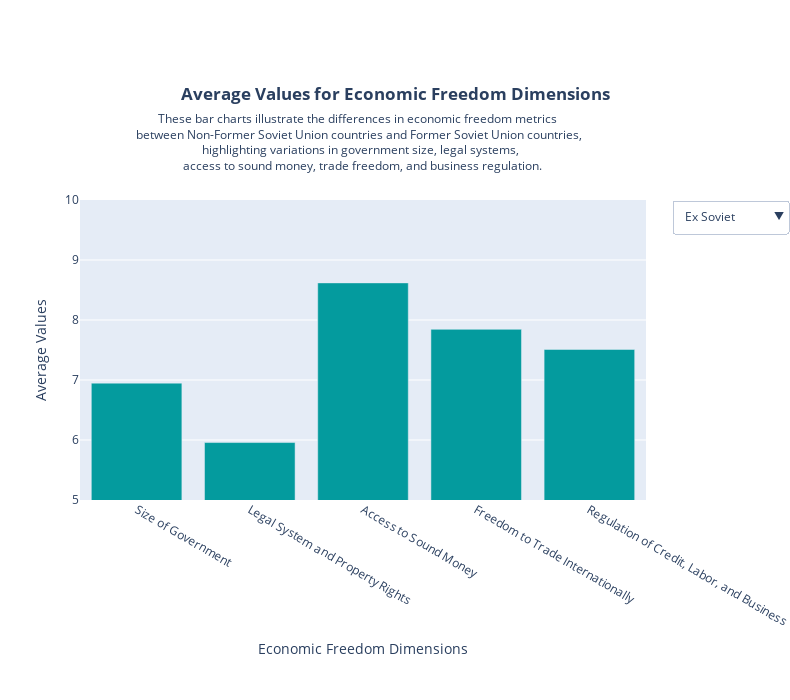

Notebook code for this chart:
### Markdown cell above
This comparison highlights the significant impact of historical and political contexts on current happiness levels. The generally lower happiness levels in former Soviet Union countries suggest that the legacy of restricted freedoms continues to influence societal well-being.

The analysis clearly indicates that legal freedom, particularly through Economic Freedom - Legal System and Property Rights, is a critical factor for societal well-being and happiness. The strong correlations with various indicators and the positive relationship with overall happiness underscore the importance of a robust legal system and property rights in enhancing societal well-being.

### Code cell
import pandas as pd
import plotly.graph_objects as go


columns_to_keep = ['Size of Government', 'Legal System and Property Rights', 
                   'Access to Sound Money', 'Freedom to Trade Internationally', 
                   'Regulation of Credit, Labor, and Business']

# Filter the DataFrames to keep only the specified columns
filtered_data1 = ex[columns_to_keep]
filtered_data2 = non_ex[columns_to_keep]

# Calculate the average values for each column in the datasets
average_data1 = filtered_data1.mean()
average_data2 = filtered_data2.mean()

# Create the initial bar plot for the first dataset
fig = go.Figure()

fig.add_trace(go.Bar(
    x=average_data1.index,
    y=average_data1.values,
    name='Ex-Soviet',
    marker=dict(color='#049b9e')
))

# Add the second dataset, but initially make it invisible
fig.add_trace(go.Bar(
    x=average_data2.index,
    y=average_data2.values,
    name='Non Ex-Soviet',
    visible=False,
    marker=dict(color='#c85fac')
))

# Create the dropdown menu
fig.update_layout(

    updatemenus=[
        dict(
            buttons=[
                dict(
                    args=[{'visible': [True, False]}],
                    label='Ex Soviet',
                    method='update'
                ),
                dict(
                    args=[{'visible': [False, True]}],
                    label='Non Ex Soviet',
                    method='update'
                )
            ],
        direction='down',
            showactive=True,
            x=1.25,  # Position the menu to the right
            xanchor='right',
            y=1,  # Position it at the same level as the title
            yanchor='top'
        )
    ],

    width=790,
    height=700,
    title='<b>Average Values for Economic Freedom Dimensions</b>',
    xaxis_title='Economic Freedom Dimensions',
    yaxis_title='Average Values',
    yaxis=dict(range=[5, 10]),
    title_x = 0.5,
    margin=dict(t=200, r=0,b=200),
)

fig.add_annotation(x=.09, y=1.08,
                   xref='paper', yref='paper',
                   showarrow=False,
                   xanchor='left',
                   yanchor='bottom',
                   align='center',
                   text="These bar charts illustrate the differences in economic freedom metrics <br> between Non-Former Soviet Union countries and Former Soviet Union countries, <br> highlighting variations in government size, legal systems,<br>  access to sound money, trade freedom, and business regulation.")

# Show the figure
fig.show()

### Figure 1 — Plotly figure (JSON) as saved in the notebook; plotly's stock layout.template omitted (floating-point values rounded to 4 significant figures)
{"data": [{"marker": {"color": "#049b9e"}, "name": "Ex-Soviet", "type": "bar", "x": ["Size of Government", "Legal System and Property Rights", "Access to Sound Money", "Freedom to Trade Internationally", "Regulation of Credit, Labor, and Business"], "y": [6.948, 5.958, 8.619, 7.844, 7.509]}, {"marker": {"color": "#c85fac"}, "name": "Non Ex-Soviet", "type": "bar", "visible": false, "x": ["Size of Government", "Legal System and Property Rights", "Access to Sound Money", "Freedom to Trade Internationally", "Regulation of Credit, Labor, and Business"], "y": [6.055, 7.097, 9.387, 8.388, 7.861]}], "layout": {"annotations": [{"align": "center", "showarrow": false, "text": "These bar charts illustrate the differences in economic freedom metrics <br> between Non-Former Soviet Union countries and Former Soviet Union countries, <br> highlighting variations in government size, legal systems,<br>  access to sound money, trade freedom, and business regulation.", "x": 0.09, "xanchor": "left", "xref": "paper", "y": 1.08, "yanchor": "bottom", "yref": "paper"}], "height": 700, "margin": {"b": 200, "r": 0, "t": 200}, "title": {"text": "<b>Average Values for Economic Freedom Dimensions</b>", "x": 0.5}, "updatemenus": [{"buttons": [{"args": [{"visible": [true, false]}], "label": "Ex Soviet", "method": "update"}, {"args": [{"visible": [false, true]}], "label": "Non Ex Soviet", "method": "update"}], "direction": "down", "showactive": true, "x": 1.25, "xanchor": "right", "y": 1, "yanchor": "top"}], "width": 790, "xaxis": {"title": {"text": "Economic Freedom Dimensions"}}, "yaxis": {"range": [5, 10], "title": {"text": "Average Values"}}}}
